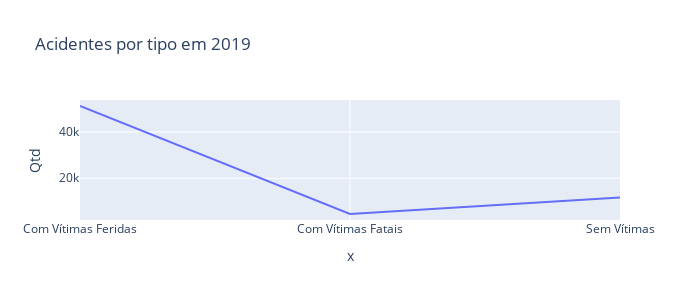

Notebook code for this chart:
### Code cell
#lib plot > linhas
#grafico interativo
#gráfico com apenas 1 ano fica incorreto.. utilizar barras

dados_x= ['Com Vítimas Feridas', 'Com Vítimas Fatais', 'Sem Vítimas' ]
dados_y= [51183, 4592, 11671]

fig = px.line(x=dados_x, y=dados_y, title= 'Acidentes por tipo em 2019', width=700, height=300)
fig.update_yaxes(title='Qtd')
fig.show()

### Figure 1 — Plotly figure (JSON) as saved in the notebook; plotly's stock layout.template omitted (floating-point values rounded to 4 significant figures)
{"data": [{"hovertemplate": "x=%{x}<br>y=%{y}<extra></extra>", "legendgroup": "", "line": {"color": "#636efa", "dash": "solid"}, "marker": {"symbol": "circle"}, "mode": "lines", "name": "", "orientation": "v", "showlegend": false, "type": "scatter", "x": ["Com Vítimas Feridas", "Com Vítimas Fatais", "Sem Vítimas"], "xaxis": "x", "y": [51183, 4592, 11671], "yaxis": "y"}], "layout": {"height": 300, "legend": {"tracegroupgap": 0}, "title": {"text": "Acidentes por tipo em 2019"}, "width": 700, "xaxis": {"anchor": "y", "domain": [0, 1], "title": {"text": "x"}}, "yaxis": {"anchor": "x", "domain": [0, 1], "title": {"text": "Qtd"}}}}
